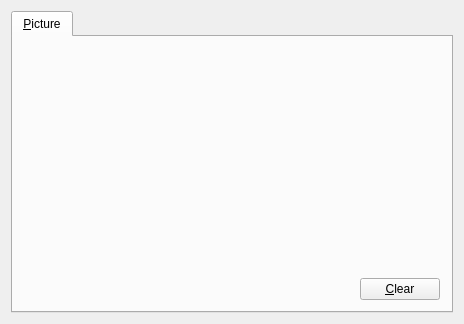
<?xml version="1.0" encoding="UTF-8"?>
<ui version="4.0">
 <class>PictureConfig</class>
 <widget class="QWidget" name="PictureConfig">
  <property name="geometry">
   <rect>
    <x>0</x>
    <y>0</y>
    <width>464</width>
    <height>324</height>
   </rect>
  </property>
  <property name="windowTitle">
   <string>Form1</string>
  </property>
  <layout class="QVBoxLayout">
   <property name="spacing">
    <number>6</number>
   </property>
   <property name="margin">
    <number>11</number>
   </property>
   <item>
    <widget class="QTabWidget" name="TabWidget3">
     <widget class="QWidget" name="tab">
      <attribute name="title">
       <string>&amp;Picture</string>
      </attribute>
      <layout class="QGridLayout">
       <property name="margin">
        <number>11</number>
       </property>
       <property name="spacing">
        <number>6</number>
       </property>
       <item row="0" column="0" colspan="2">
        <widget class="QLabel" name="lblPict">
         <property name="sizePolicy">
          <sizepolicy hsizetype="Expanding" vsizetype="Expanding">
           <horstretch>0</horstretch>
           <verstretch>0</verstretch>
          </sizepolicy>
         </property>
         <property name="text">
          <string/>
         </property>
         <property name="alignment">
          <set>Qt::AlignCenter</set>
         </property>
         <property name="wordWrap">
          <bool>false</bool>
         </property>
        </widget>
       </item>
       <item row="1" column="1">
        <widget class="QPushButton" name="btnClear">
         <property name="text">
          <string>&amp;Clear</string>
         </property>
        </widget>
       </item>
       <item row="1" column="0">
        <widget class="QWidget" name="edtPict" native="true">
         <property name="sizePolicy">
          <sizepolicy hsizetype="Expanding" vsizetype="Preferred">
           <horstretch>0</horstretch>
           <verstretch>0</verstretch>
          </sizepolicy>
         </property>
        </widget>
       </item>
      </layout>
     </widget>
    </widget>
   </item>
  </layout>
 </widget>
 <resources/>
 <connections/>
</ui>
